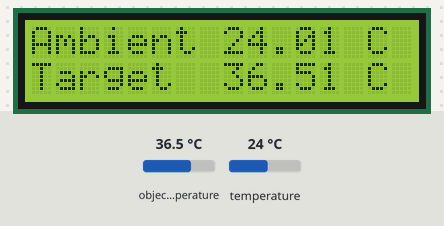
A sketch run on a simulated Arduino Uno, built with avr-gcc and run on an emulated ATmega328P. Shown: 16×2 character LCD. Inputs (shaded band) come from the test bench; at power-on: object temperature 36.5 °C, temperature 24 °C.

Above: at 1.2 s.
1.3 s: object temperature set to 20 °C
At 2.9 s:
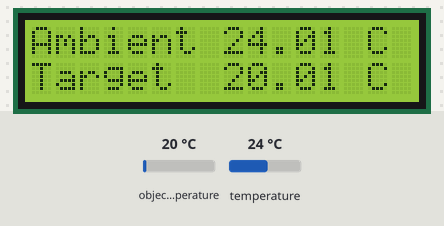
3.6 s: temperature set to 12 °C
At 5.4 s:
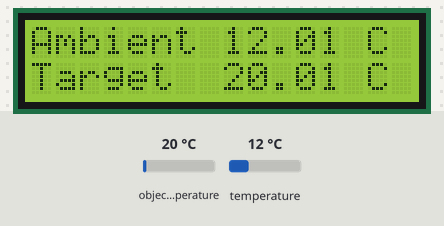
5.7 s: object temperature set to 26 °C
At 6.9 s:
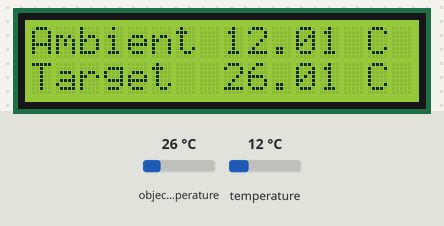
7.7 s: temperature set to 19 °C
At 9.5 s:
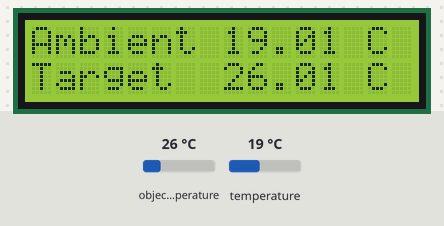
Timing chart, 0 to 10.8 s (numbered marks = the images above; inputs shaded):
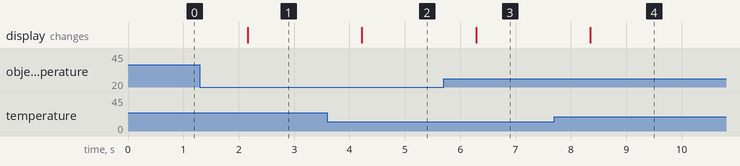

Measured:
- after the input at 1.3 s, the display: changes after 0.86 s (image 1)
- after the input at 3.6 s, the display: changes after 0.62 s (image 2)
- after the input at 5.7 s, the display: changes after 0.59 s (image 3)
- after the input at 7.7 s, the display: changes after 0.65 s (image 4)

The sketch:

mlx90614_lcd_celsius_ino.ino
```cpp
/* This code works with MLX90614 (GY906) and LCD ic screen
 * It measures both ambient and object temperature in Celsius and display it on the screen
 * Please visit www.surtrtech.com for more details
 */

#include <LiquidCrystal_I2C.h>
#include <Wire.h>
#include <Adafruit_MLX90614.h>

#define I2C_ADDR 0x27 //I2C adress, you should use the code to scan the adress first (0x27) here
#define BACKLIGHT_PIN 3 // Declaring LCD Pins
#define En_pin 2
#define Rw_pin 1
#define Rs_pin 0
#define D4_pin 4
#define D5_pin 5
#define D6_pin 6
#define D7_pin 7

LiquidCrystal_I2C lcd(I2C_ADDR,En_pin,Rw_pin,Rs_pin,D4_pin,D5_pin,D6_pin,D7_pin);
Adafruit_MLX90614 mlx = Adafruit_MLX90614();

void setup() {

  mlx.begin();
  lcd.begin (16,2);
  lcd.setBacklightPin(BACKLIGHT_PIN,POSITIVE);
  lcd.setBacklight(HIGH); //Lighting backlight
  lcd.home ();

}

void loop() {
 lcd.setCursor(0,0);
 lcd.print("Ambient ");
 lcd.print(mlx.readAmbientTempC());
 lcd.print(" C");

 lcd.setCursor(0,1);
 lcd.print("Target  ");
 lcd.print(mlx.readObjectTempC());
 lcd.print(" C");

 delay(1000);

}
```
